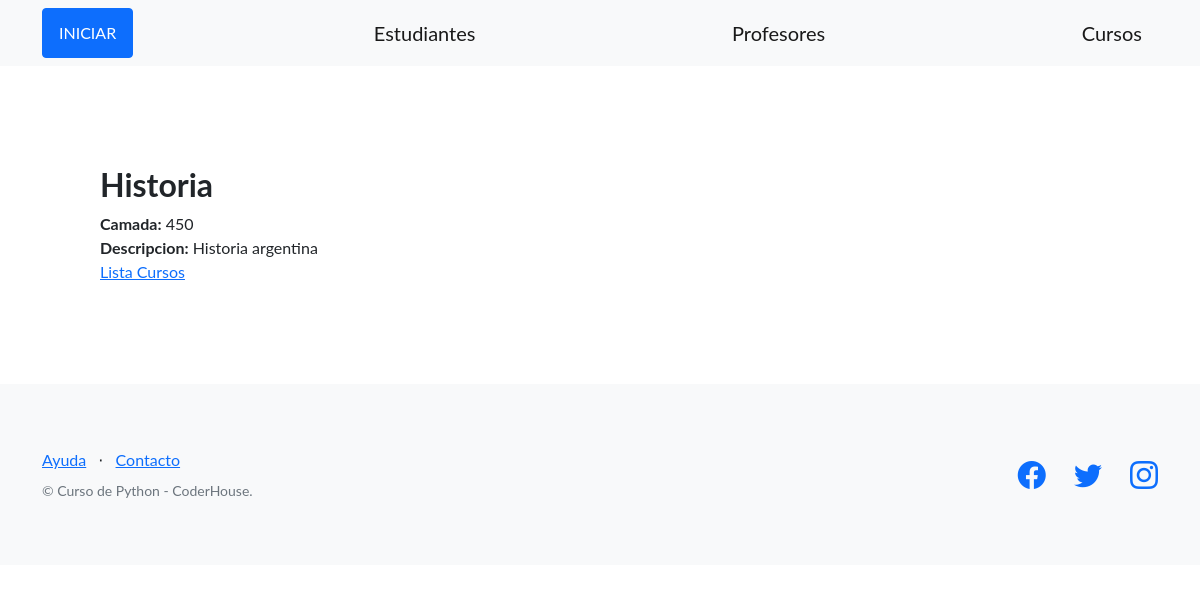
/curso/6/, run on the app's committed database.
### AppCoder/models.py (models this page shows, shortened)
class Curso(models.Model):
    nombre = models.CharField(max_length=64)
    camada = models.IntegerField(default=0)
    descripcion = models.TextField(null=True)

### AppCoder/views.py (the view)
# urls.py: path('curso/<int:id>/', ver_curso, name="ver_curso"),
def ver_curso(request, id):
    curso = Curso.objects.get(id=id)
    contexto1= {
        'curso': curso
    }
    return render(
    request=request,
    template_name='AppCoder/detalle_curso.html',
    context=contexto1,
    )

### AppCoder/templates/AppCoder/detalle_curso.html
{% extends 'AppCoder/base.html' %}
{% block contenido %}
<h2>{{curso.nombre}}</h1>
<span>
 <b>Camada:</b>   {{curso.camada}}
</span>
<br>
{% if curso.descripcion %}
<span>
 <b>Descripcion:</b>   {{curso.descripcion}}
</span>
{% endif %}
<br>
<a href="{% url 'listar_curso' %}">Lista Cursos</a>
{% endblock contenido %}

### data on the page
Curso: nombre "Historia", camada "450", descripcion "Historia argentina"
